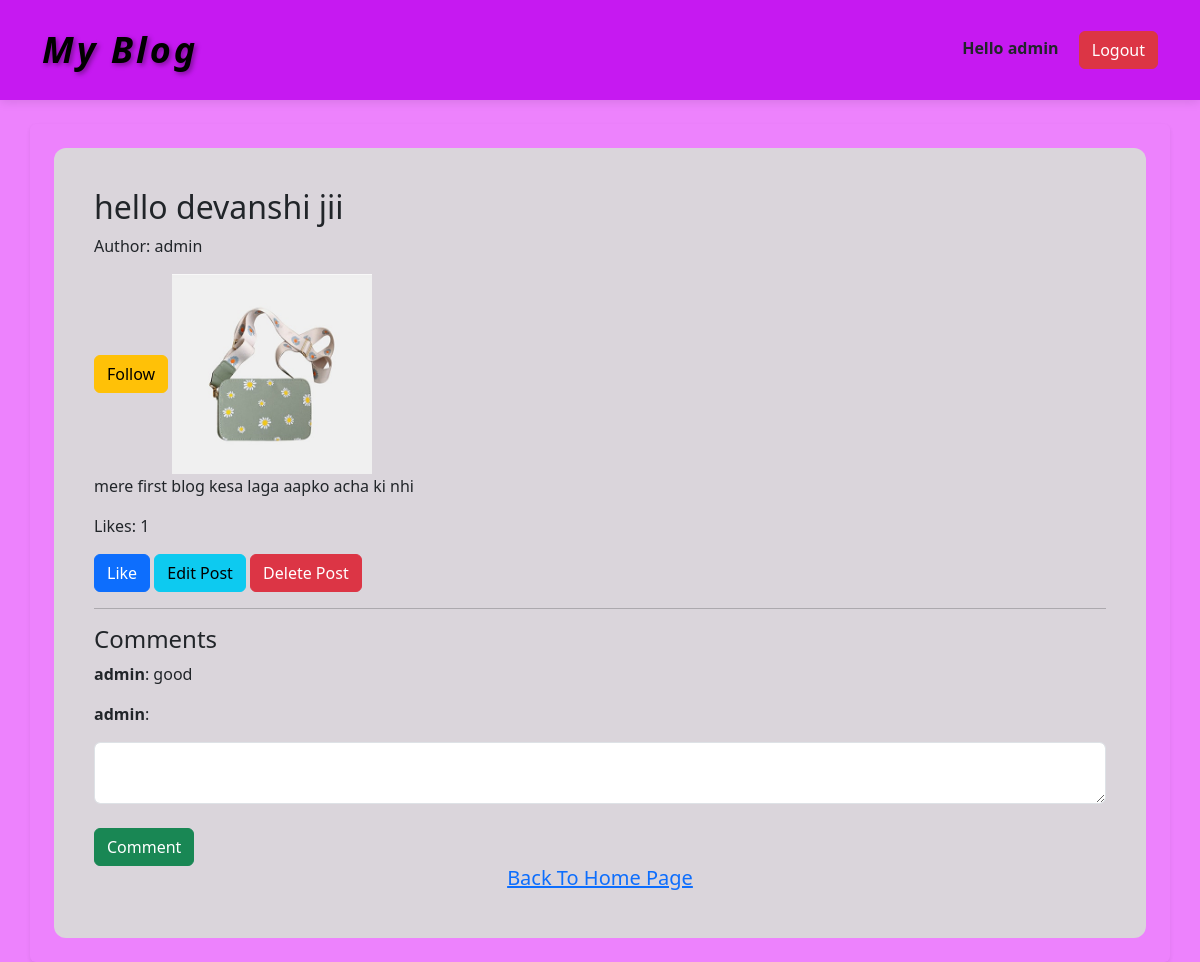
Screenshot of /post/3/ (signed in) with the database file from the repository.
### blog/models.py (models this page shows, shortened)
class Post(models.Model):
    title=models.CharField(max_length=200)
    content=models.TextField()
    image=models.ImageField(upload_to='blog_images/',null=True,blank=True)
    author=models.ForeignKey(User,on_delete=models.CASCADE)
    created_at=models.DateTimeField(auto_now_add=True)
    likes=models.ManyToManyField(User,related_name='post_likes',blank=True)
    def total_likes(self):
        return self.likes.count()

class Comment(models.Model):
    post=models.ForeignKey(Post,on_delete=models.CASCADE)
    user=models.ForeignKey(User,on_delete=models.CASCADE)
    text=models.TextField()
    created_at=models.DateTimeField(auto_now_add=True)

### blog/views.py (the view)
# urls.py: path('post/<int:id>/',blog_detail, name='blog_detail'),
@login_required
def blog_detail(request,id):
    post=get_object_or_404(Post,id=id)
    return render(request,'blog_detail.html',{'post':post})

### blog/templates/blog_detail.html (shortened to what this page needs)
{% extends 'base.html' %}
{% block content %}
<div class="detail-bg">
{% if edit_mode %}
<h2>Edit Post</h2>
<form method="POST" enctype="multipart/form-data">
{% csrf_token %}
<input type="text" name="title" value="{{post.title}}" class="form-control">
<br>
<textarea name="content" class="form-control">{{post.content}}</textarea>
<br>
<input type="file" name="image">
<br>
<button class="btn btn-success">Update Post</button>
</form>
<hr>
{% else %}
<h2>{{post.title}}</h2>
<p>Author: {{ post.author.username }}</p>
{% if request.user.is_authenticated and request.user == post.author %}
<a href="{% url 'follow_user' post.author.id %}" class="btn btn-warning">
Follow
</a>
{% endif %}
{% if post.image %}
<img src="{{post.image.url}}" width="200">
{% endif %}
<p>{{post.content}}</p>
<p>Likes: {{post.total_likes}}</p>
<a href="{% url 'like_post' post.id %}" class="btn btn-primary">
Like
</a>
{% if request.user == post.author %}
<a href="{% url 'edit_post' post.id %}" class="btn btn-info">
Edit Post
</a>
<a href="{% url 'delete_post' post.id %}" class="btn btn-danger">
Delete Post
</a>
{% endif %}
<hr>
<h4>Comments</h4>
{% for comment in post.comment_set.all %}
<p><b>{{comment.user}}</b>: {{comment.text}}</p>
{% endfor %}
<form method="POST" action="{% url 'add_comment' post.id %}">
<textarea name="comment" class="form-control"></textarea>
<br>
<button class="btn btn-success">Comment</button>
<h5 align="center"><a href="{% url 'blog_list'%}">Back To Home Page</a></h5>
</form>
{% endif %}
</div>
{% endblock %}

### blog/templates/base.html (shortened to what this page needs)
{% load static %}
<!DOCTYPE html>
<html>
<head>
<link href="https://cdn.jsdelivr.net/npm/bootstrap@5.3.8/dist/css/bootstrap.min.css" rel="stylesheet"
>
</head>
<body>
<nav class="navbar navbar-dark custom-navbar">
<div class="container">
<a class="navbar-brand blog-title" href="/">My Blog</a>
<div>
{% if user.is_authenticated %}
<span class="text-dark me-3 fw-bold ">
Hello {{ user.username }}
</span>
<a href="{% url 'logout' %}" class="btn btn-danger">Logout</a>
{% else %}
<a href="{% url 'login' %}" class="btn btn-success me-2">Login</a>
<a href="{% url 'register' %}" class="btn btn-primary">Register</a>
{% endif %}
</div>
</div>
</nav>
<div class="container mt-4 p-4 bg-#20c997 rounded shadow-sm">
{% block content %}
{% endblock %}
</div>
</body>
</html>

### blog/templates/base.html (style rules this page uses)
body { background:#ed82fd; }
.custom-navbar { background:#c619f1; padding:18px 0; box-shadow:0 2px 10px rgba(0,0,0,0.1); }
.blog-title { font-size:36px; font-weight:900; font-style:italic; letter-spacing:3px; color:black; text-shadow:2px 2px 5px rgba(0,0,0,0.4); }
.detail-bg { background:#dad5db; padding:40px; border-radius:12px; }

### rows the page displays
Post: title "hello devanshi jii", author.username "admin", image (picture), content "mere first blog kesa laga aapko acha ki nhi", total_likes "1"
Comment: user "admin", text "good"
Comment: user "admin"

### other values shown
{{ user.username }} "admin"
